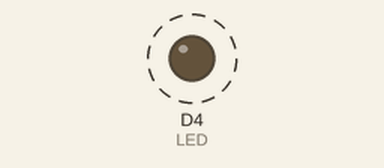
A sketch run on a simulated ESP8266 (NodeMCU). Parts: output pins drawn as LEDs (lit = HIGH). Dashed ring = blinking.

Above: at 0.1 s.
Timing chart, 0 to 3.0 s (numbered marks = the images above):
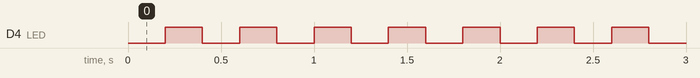

Measured:
- by itself, D4 (LED): alternates HIGH for 0.20 s and LOW for 0.20 s

The sketch:

blink_builtin_led_.ino
```cpp
/*
 NodeMCU-BlinkendeD1
 D1 an dem Modul ESP8266 bzw. Board NodeMCU blinken lassen
 Programm erprobt ab Arduino IDE 1.6.13
 Weitere Beispiele unter https://www.mikrocontroller-elektronik.de/
 */
int LED = D4;

void setup() {
 pinMode(LED, OUTPUT); // Port aus Ausgang schalten
 }


void loop()
{
   digitalWrite(LED, LOW); //D1 port ausschalten
   delay(200); //1 Sek Pause
   digitalWrite(LED, HIGH); //D1 port einschlaten
   delay(200);
}
```
